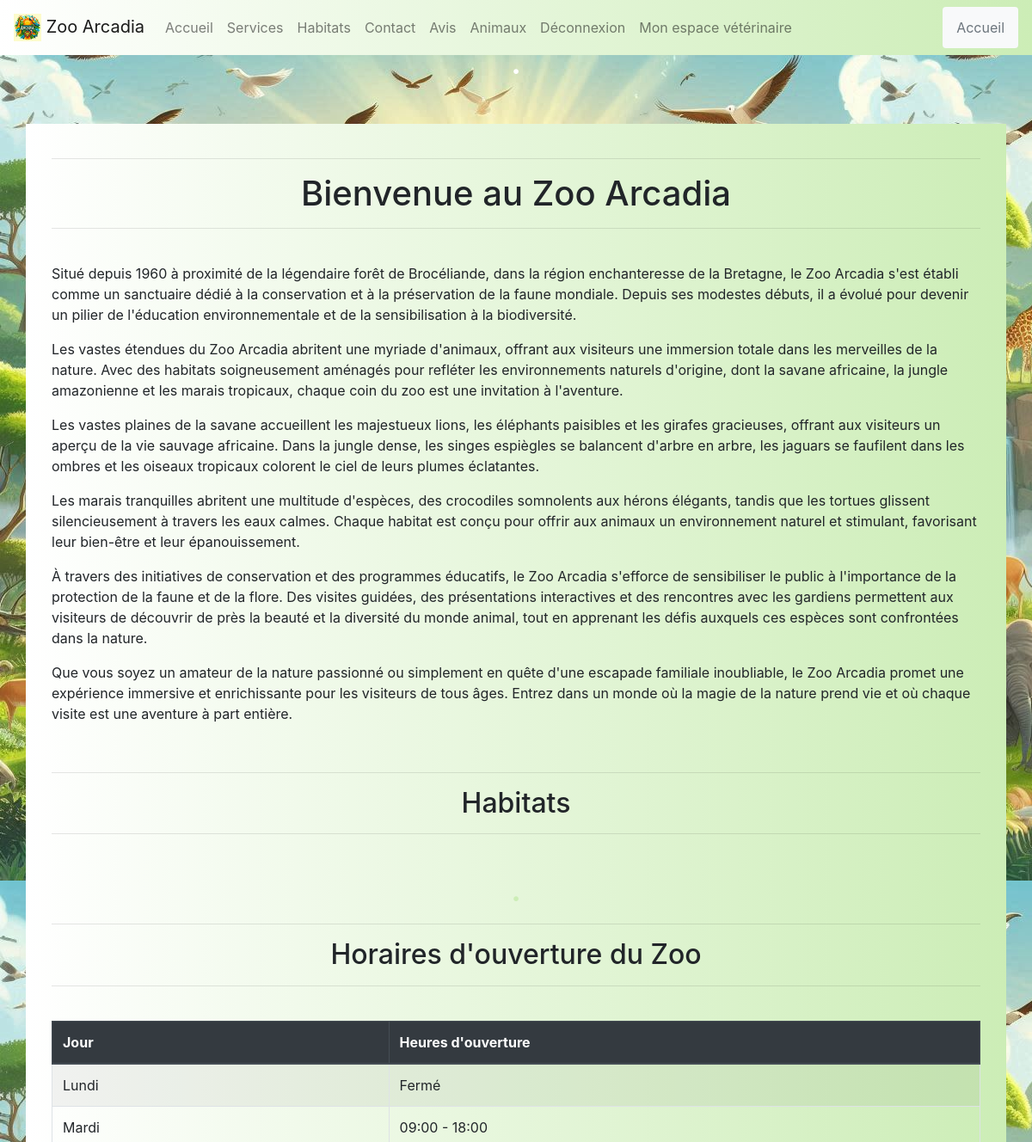
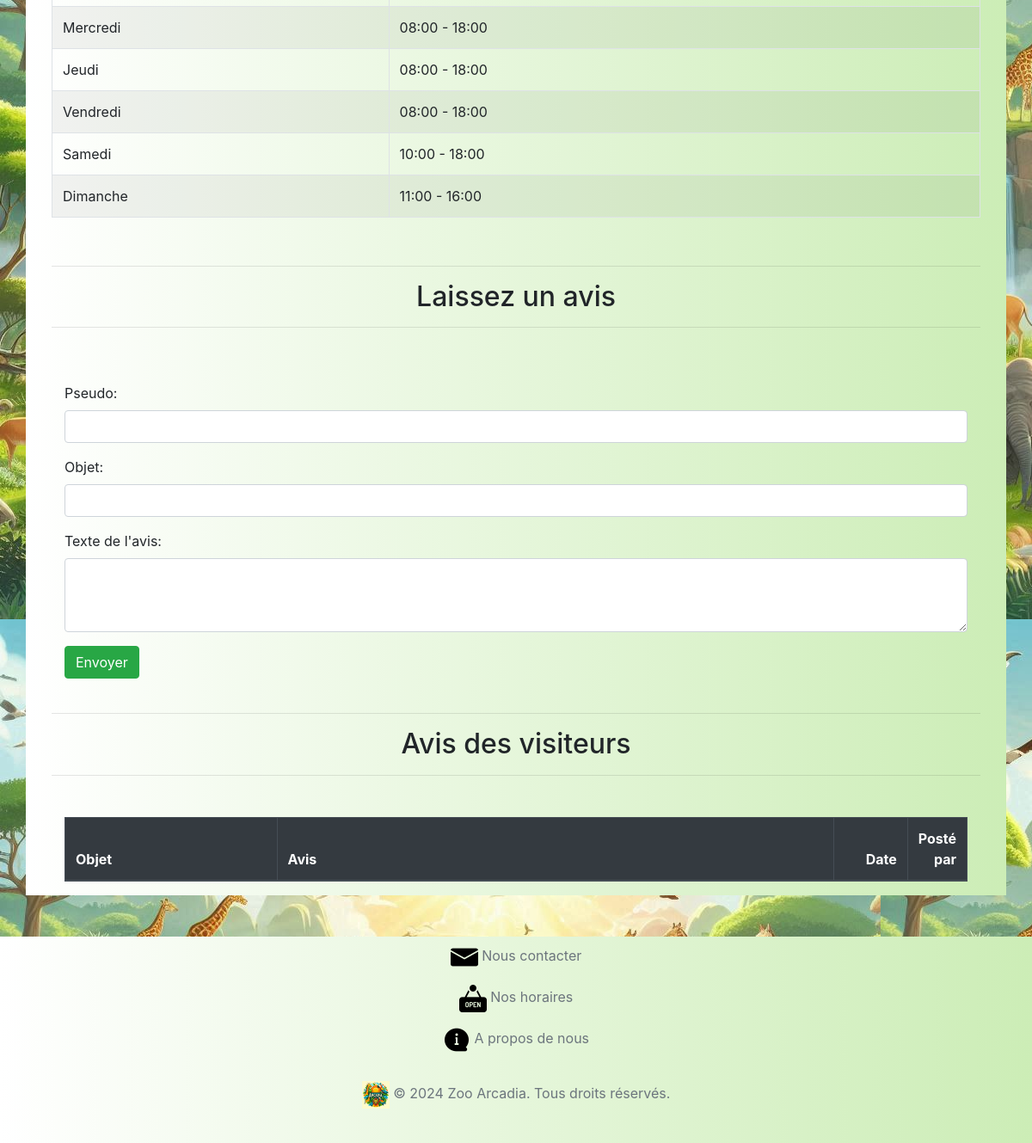
The page /src/public/index.php (signed in) on the database its author committed (2 pictures, top to bottom).
### tables this page shows
CREATE TABLE `zoo_hours` (
  `id` int(11) NOT NULL,
  `day` varchar(255) NOT NULL,
  `open_time` time NOT NULL,
  `close_time` time NOT NULL,
  `closed` tinyint(1) DEFAULT 0
);

### src/controllers/ZooHoursController.php (called while the page is built, shortened)
<?php
class ZooHoursController {
    private $zooHoursService;
    public function __construct(ZooHoursServiceInterface $zooHoursService) {
        $this->zooHoursService = $zooHoursService;
    }
    public function getAllHours() {
        return $this->zooHoursService->getAllHours();
    }
}

### src/services/ZooHoursService.php (called while the page is built, shortened)
<?php
class ZooHoursService implements ZooHoursServiceInterface {
    private $zooHoursRepository;
    public function __construct(ZooHoursRepositoryInterface $zooHoursRepository) {
        $this->zooHoursRepository = $zooHoursRepository;
    }
    public function getAllHours() {
        return $this->zooHoursRepository->getAllHours();
    }
}

### src/repositories/ZooHoursRepository.php (called while the page is built, shortened)
<?php
class ZooHoursRepository implements ZooHoursRepositoryInterface {
    private $db;
    public function __construct(PDO $db) {
        $this->db = $db;
    }
    public function getAllHours() {
        $stmt = $this->db->prepare("SELECT * FROM zoo_hours ORDER BY id ASC");
        $stmt->execute();
        return $stmt->fetchAll(PDO::FETCH_ASSOC);
    }
}

### src/public/index.php (the view, shortened to what this page needs)
<?php
$db = (new \Database\DatabaseConnection())->connect();
$zooHoursRepository = new \Repositories\ZooHoursRepository($db);
$zooHoursService = new \Services\ZooHoursService($zooHoursRepository);
$zooHoursController = new \Controllers\ZooHoursController($zooHoursService);
$hours = $zooHoursController->getAllHours();
include '../../src/views/templates/header.php';
include '../../src/views/templates/navbar_visitor.php';
?>
<h1 id="apropos" style="color: white;">.</h1>
<div class="container mt-5" style="background: linear-gradient(to right, #ffffff, #ccedb6);">
    <div class="container">
        <br>
        <hr>
        <h1>Bienvenue au Zoo Arcadia</h1>
        <hr>
        <br>
        <p>Situé depuis 1960 à proximité de la légendaire forêt de Brocéliande, dans la région enchanteresse de la Bretagne, le Zoo Arcadia s'est établi comme un sanctuaire dédié à la conservation et à la préservation de la faune mondiale. Depuis ses modestes débuts, il a évolué pour devenir un pilier de l'éducation environnementale et de la sensibilisation à la biodiversité.</p>
        <p>Les vastes étendues du Zoo Arcadia abritent une myriade d'animaux, offrant aux visiteurs une immersion totale dans les merveilles de la nature. Avec des habitats soigneusement aménagés pour refléter les environnements naturels d'origine, dont la savane africaine, la jungle amazonienne et les marais tropicaux, chaque coin du zoo est une invitation à l'aventure.</p>
        <p>Les vastes plaines de la savane accueillent les majestueux lions, les éléphants paisibles et les girafes gracieuses, offrant aux visiteurs un aperçu de la vie sauvage africaine. Dans la jungle dense, les singes espiègles se balancent d'arbre en arbre, les jaguars se faufilent dans les ombres et les oiseaux tropicaux colorent le ciel de leurs plumes éclatantes.</p>
        <p>Les marais tranquilles abritent une multitude d'espèces, des crocodiles somnolents aux hérons élégants, tandis que les tortues glissent silencieusement à travers les eaux calmes. Chaque habitat est conçu pour offrir aux animaux un environnement naturel et stimulant, favorisant leur bien-être et leur épanouissement.</p>
        <p>À travers des initiatives de conservation et des programmes éducatifs, le Zoo Arcadia s'efforce de sensibiliser le public à l'importance de la protection de la faune et de la flore. Des visites guidées, des présentations interactives et des rencontres avec les gardiens permettent aux visiteurs de découvrir de près la beauté et la diversité du monde animal, tout en apprenant les défis auxquels ces espèces sont confrontées dans la nature.</p>
        <p>Que vous soyez un amateur de la nature passionné ou simplement en quête d'une escapade familiale inoubliable, le Zoo Arcadia promet une expérience immersive et enrichissante pour les visiteurs de tous âges. Entrez dans un monde où la magie de la nature prend vie et où chaque visite est une aventure à part entière.</p>
        <br>
        <hr>
        <h2>Habitats</h2>
        <hr>
        <br>
        <h1 style="color: #ccedb6;" id="openhours">.</h1>
        <hr>
        <h2>Horaires d'ouverture du Zoo</h2>
        <hr>
        <br>
        <div class="table-responsive">
            <table class="table table-bordered table-striped table-hover">
                <thead class="thead-dark">
                    <tr>
                        <th>Jour</th>
                        <th>Heures d'ouverture</th>
                    </tr>
                </thead>
                <tbody>
                    <?php foreach ($hours as $hour): ?>
                    <tr>
                        <td><?php echo htmlspecialchars($hour['day']); ?></td>
                        <td>
                            <?php
                            if ($hour['open_time'] === '00:00:00' && $hour['close_time'] === '00:00:00') {
                                echo 'Fermé';
                            } else {
                                echo htmlspecialchars(substr($hour['open_time'], 0, 5) . ' - ' . substr($hour['close_time'], 0, 5));
                            }
                            ?>
                        </td>
                    </tr>
                    <?php endforeach; ?>
                </tbody>
            </table>
        </div>
        <br>
        <hr>
        <h2>Laissez un avis</h2>
        <hr>
        <br>
        <div id="avis" class="col md-4">
            <form action="submit_review.php" method="POST" class="mt-4">
                <div class="mb-3">
                    <label for="pseudo" class="form-label">Pseudo:</label>
                    <input type="text" class="form-control" id="pseudo" name="pseudo" required>
                </div>
                <div class="mb-3">
                    <label for="subject" class="form-label">Objet:</label>
                    <input type="text" class="form-control" id="subject" name="subject" required>
                </div>
                <div class="mb-3">
                    <label for="review_text" class="form-label">Texte de l'avis:</label>
                    <textarea class="form-control" id="review_text" name="review_text" rows="3" required></textarea>
                </div>
                <button type="submit" class="btn btn-success">Envoyer</button>
            </form>
        </div>
        <br>
        <hr>
        <h2>Avis des visiteurs</h2>
        <hr>
        <div class="container mt-5">
            <div class="table-responsive">
                <table class="table table-bordered table-striped table-hover">
                    <thead class="thead-dark">
                        <tr>
                            <th scope="col" class="col-3">Objet</th>
                            <th scope="col" class="col-8">Avis</th>
                            <th scope="col" class="col-3" style="text-align: right;">Date</th>
                            <th scope="col" class="col-1" style="text-align: right;">Posté par</th>
                        </tr>
                    </thead>
                </table>
            </div>
        </div>
    </div>
</div>
<?php include '../../src/views/templates/footer.php'; ?>

### assets/css/styles.css (style rules this page uses)
body { color: aliceblue; }

### src/public/index.php (style rules this page uses)
h1,h2,h3 { text-align: center; }
body { background-image: url('../../assets/image/background.jpg'); padding-top: 48px; }
.mt-4 { max-height: 500px; overflow-y: auto; }

### rows shown on the page
zoo_hours: day "Lundi", open_time "Fermé"
zoo_hours: day "Mardi", open_time+close_time "09:00 - 18:00"
zoo_hours: day "Mercredi", open_time+close_time "08:00 - 18:00"
zoo_hours: day "Jeudi", open_time+close_time "08:00 - 18:00"
zoo_hours: day "Vendredi", open_time+close_time "08:00 - 18:00"
zoo_hours: day "Samedi", open_time+close_time "10:00 - 18:00"
zoo_hours: day "Dimanche", open_time+close_time "11:00 - 16:00"

### other values the page prints
$breadcrumb[0] "Accueil"
